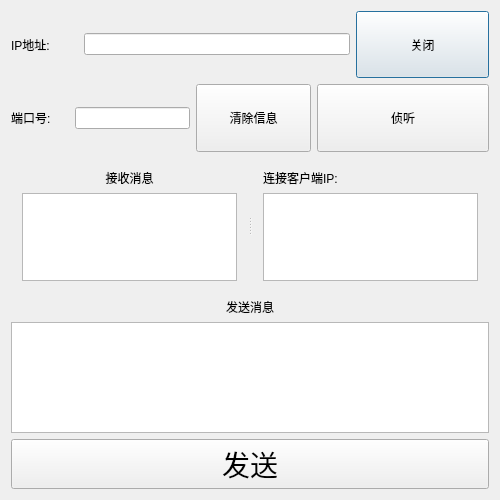
<?xml version="1.0" encoding="UTF-8"?>
<ui version="4.0">
 <class>tcpserversocket</class>
 <widget class="QDialog" name="tcpserversocket">
  <property name="geometry">
   <rect>
    <x>0</x>
    <y>0</y>
    <width>500</width>
    <height>500</height>
   </rect>
  </property>
  <property name="sizePolicy">
   <sizepolicy hsizetype="Preferred" vsizetype="Preferred">
    <horstretch>20</horstretch>
    <verstretch>0</verstretch>
   </sizepolicy>
  </property>
  <property name="windowTitle">
   <string>TCP_Server</string>
  </property>
  <property name="styleSheet">
   <string notr="true"/>
  </property>
  <layout class="QVBoxLayout" name="verticalLayout_5">
   <item>
    <layout class="QVBoxLayout" name="verticalLayout_4" stretch="2,2,4,4,1">
     <item>
      <layout class="QHBoxLayout" name="horizontalLayout_3" stretch="1,4,2">
       <item>
        <widget class="QLabel" name="label">
         <property name="text">
          <string>IP地址:</string>
         </property>
        </widget>
       </item>
       <item>
        <widget class="QLineEdit" name="lineEdit_IP"/>
       </item>
       <item>
        <widget class="QPushButton" name="pushButton">
         <property name="sizePolicy">
          <sizepolicy hsizetype="Preferred" vsizetype="Preferred">
           <horstretch>0</horstretch>
           <verstretch>0</verstretch>
          </sizepolicy>
         </property>
         <property name="text">
          <string>关闭</string>
         </property>
        </widget>
       </item>
      </layout>
     </item>
     <item>
      <layout class="QHBoxLayout" name="horizontalLayout" stretch="1,2,2,3">
       <item>
        <widget class="QLabel" name="label_2">
         <property name="text">
          <string>端口号:</string>
         </property>
        </widget>
       </item>
       <item>
        <widget class="QLineEdit" name="lineEdit_Port"/>
       </item>
       <item>
        <widget class="QPushButton" name="pushButton_clear">
         <property name="sizePolicy">
          <sizepolicy hsizetype="Preferred" vsizetype="Preferred">
           <horstretch>0</horstretch>
           <verstretch>0</verstretch>
          </sizepolicy>
         </property>
         <property name="text">
          <string>清除信息</string>
         </property>
        </widget>
       </item>
       <item>
        <widget class="QPushButton" name="pushButton_Listen">
         <property name="sizePolicy">
          <sizepolicy hsizetype="Preferred" vsizetype="Preferred">
           <horstretch>0</horstretch>
           <verstretch>0</verstretch>
          </sizepolicy>
         </property>
         <property name="text">
          <string>侦听</string>
         </property>
        </widget>
       </item>
      </layout>
     </item>
     <item>
      <widget class="QSplitter" name="splitter">
       <property name="orientation">
        <enum>Qt::Horizontal</enum>
       </property>
       <widget class="QWidget" name="layoutWidget">
        <layout class="QVBoxLayout" name="verticalLayout_3">
         <item>
          <widget class="QLabel" name="label_3">
           <property name="sizePolicy">
            <sizepolicy hsizetype="Preferred" vsizetype="Preferred">
             <horstretch>0</horstretch>
             <verstretch>0</verstretch>
            </sizepolicy>
           </property>
           <property name="layoutDirection">
            <enum>Qt::LeftToRight</enum>
           </property>
           <property name="text">
            <string>接收消息</string>
           </property>
           <property name="alignment">
            <set>Qt::AlignBottom|Qt::AlignHCenter</set>
           </property>
          </widget>
         </item>
         <item>
          <widget class="QTextEdit" name="textEdit_Recive"/>
         </item>
        </layout>
       </widget>
       <widget class="QWidget" name="layoutWidget1">
        <layout class="QVBoxLayout" name="verticalLayout">
         <item>
          <widget class="QLabel" name="label_5">
           <property name="text">
            <string>连接客户端IP:</string>
           </property>
          </widget>
         </item>
         <item>
          <widget class="QTextEdit" name="textEdit_IP"/>
         </item>
        </layout>
       </widget>
      </widget>
     </item>
     <item>
      <layout class="QVBoxLayout" name="verticalLayout_2">
       <item>
        <widget class="QLabel" name="label_4">
         <property name="text">
          <string>发送消息</string>
         </property>
         <property name="alignment">
          <set>Qt::AlignBottom|Qt::AlignHCenter</set>
         </property>
        </widget>
       </item>
       <item>
        <widget class="QTextEdit" name="textEdit_Send"/>
       </item>
      </layout>
     </item>
     <item>
      <layout class="QHBoxLayout" name="horizontalLayout_2" stretch="3">
       <item>
        <widget class="QPushButton" name="pushButton_Send">
         <property name="enabled">
          <bool>true</bool>
         </property>
         <property name="sizePolicy">
          <sizepolicy hsizetype="Preferred" vsizetype="Preferred">
           <horstretch>100</horstretch>
           <verstretch>0</verstretch>
          </sizepolicy>
         </property>
         <property name="font">
          <font>
           <pointsize>21</pointsize>
          </font>
         </property>
         <property name="layoutDirection">
          <enum>Qt::LeftToRight</enum>
         </property>
         <property name="text">
          <string>发送</string>
         </property>
        </widget>
       </item>
      </layout>
     </item>
    </layout>
   </item>
  </layout>
 </widget>
 <layoutdefault spacing="6" margin="11"/>
 <resources/>
 <connections/>
</ui>
